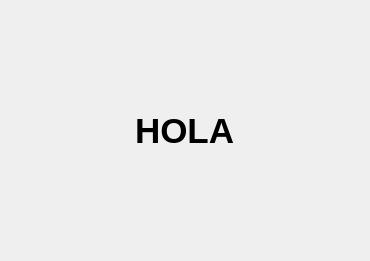
<?xml version="1.0" encoding="UTF-8"?>
<ui version="4.0">
 <class>Formulario</class>
 <widget class="QWidget" name="Formulario">
  <property name="geometry">
   <rect>
    <x>0</x>
    <y>0</y>
    <width>370</width>
    <height>261</height>
   </rect>
  </property>
  <property name="windowTitle">
   <string>Form</string>
  </property>
  <layout class="QGridLayout" name="gridLayout_2">
   <item row="0" column="0">
    <layout class="QGridLayout" name="gridLayout">
     <item row="2" column="1">
      <spacer name="verticalSpacer">
       <property name="orientation">
        <enum>Qt::Vertical</enum>
       </property>
       <property name="sizeHint" stdset="0">
        <size>
         <width>20</width>
         <height>40</height>
        </size>
       </property>
      </spacer>
     </item>
     <item row="1" column="0">
      <spacer name="horizontalSpacer">
       <property name="orientation">
        <enum>Qt::Horizontal</enum>
       </property>
       <property name="sizeHint" stdset="0">
        <size>
         <width>40</width>
         <height>20</height>
        </size>
       </property>
      </spacer>
     </item>
     <item row="1" column="2">
      <spacer name="horizontalSpacer_2">
       <property name="orientation">
        <enum>Qt::Horizontal</enum>
       </property>
       <property name="sizeHint" stdset="0">
        <size>
         <width>40</width>
         <height>20</height>
        </size>
       </property>
      </spacer>
     </item>
     <item row="0" column="1">
      <spacer name="verticalSpacer_2">
       <property name="orientation">
        <enum>Qt::Vertical</enum>
       </property>
       <property name="sizeHint" stdset="0">
        <size>
         <width>20</width>
         <height>40</height>
        </size>
       </property>
      </spacer>
     </item>
     <item row="1" column="1">
      <widget class="QLabel" name="label">
       <property name="font">
        <font>
         <pointsize>26</pointsize>
         <bold>true</bold>
        </font>
       </property>
       <property name="text">
        <string>HOLA</string>
       </property>
      </widget>
     </item>
    </layout>
   </item>
  </layout>
 </widget>
 <resources/>
 <connections/>
</ui>
